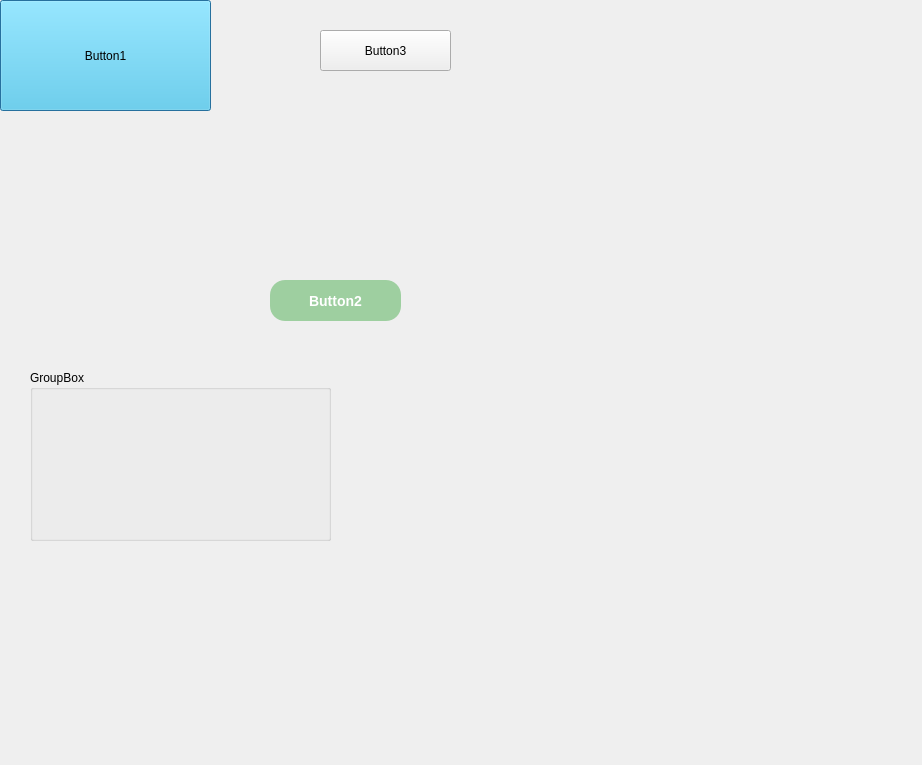
<?xml version="1.0" encoding="UTF-8"?>
<ui version="4.0">
 <class>Dialog</class>
 <widget class="QDialog" name="Dialog">
  <property name="geometry">
   <rect>
    <x>0</x>
    <y>0</y>
    <width>922</width>
    <height>765</height>
   </rect>
  </property>
  <property name="windowTitle">
   <string>Dialog</string>
  </property>
  <widget class="QPushButton" name="btn_1">
   <property name="geometry">
    <rect>
     <x>0</x>
     <y>0</y>
     <width>211</width>
     <height>111</height>
    </rect>
   </property>
   <property name="palette">
    <palette>
     <active>
      <colorrole role="Button">
       <brush brushstyle="SolidPattern">
        <color alpha="255">
         <red>77</red>
         <green>202</green>
         <blue>240</blue>
        </color>
       </brush>
      </colorrole>
     </active>
     <inactive>
      <colorrole role="Button">
       <brush brushstyle="SolidPattern">
        <color alpha="255">
         <red>77</red>
         <green>202</green>
         <blue>240</blue>
        </color>
       </brush>
      </colorrole>
     </inactive>
     <disabled>
      <colorrole role="Button">
       <brush brushstyle="SolidPattern">
        <color alpha="255">
         <red>77</red>
         <green>202</green>
         <blue>240</blue>
        </color>
       </brush>
      </colorrole>
     </disabled>
    </palette>
   </property>
   <property name="styleSheet">
    <string notr="true">background-image: url(&quot;bk.png&quot;);</string>
   </property>
   <property name="text">
    <string>Button1</string>
   </property>
  </widget>
  <widget class="QPushButton" name="btn_2">
   <property name="geometry">
    <rect>
     <x>270</x>
     <y>280</y>
     <width>131</width>
     <height>41</height>
    </rect>
   </property>
   <property name="styleSheet">
    <string notr="true">QPushButton {
    border-radius: 15px; /* 모서리 둥글기 설정 */
    color: white; /* 글자색 */
	background-color: rgba(76, 175, 80, 0.5); /* 투명도 50%의 녹색 */
    font: bold 14px; /* 폰트 스타일 */
    padding: 6px; /* 패딩 */
}
</string>
   </property>
   <property name="text">
    <string>Button2</string>
   </property>
  </widget>
  <widget class="QPushButton" name="btn_3">
   <property name="geometry">
    <rect>
     <x>320</x>
     <y>30</y>
     <width>131</width>
     <height>41</height>
    </rect>
   </property>
   <property name="text">
    <string>Button3</string>
   </property>
  </widget>
  <widget class="QGroupBox" name="groupBox">
   <property name="geometry">
    <rect>
     <x>30</x>
     <y>370</y>
     <width>301</width>
     <height>171</height>
    </rect>
   </property>
   <property name="title">
    <string>GroupBox</string>
   </property>
  </widget>
  <widget class="QLabel" name="label">
   <property name="geometry">
    <rect>
     <x>320</x>
     <y>130</y>
     <width>271</width>
     <height>151</height>
    </rect>
   </property>
   <property name="text">
    <string/>
   </property>
  </widget>
 </widget>
 <resources/>
 <connections/>
</ui>
